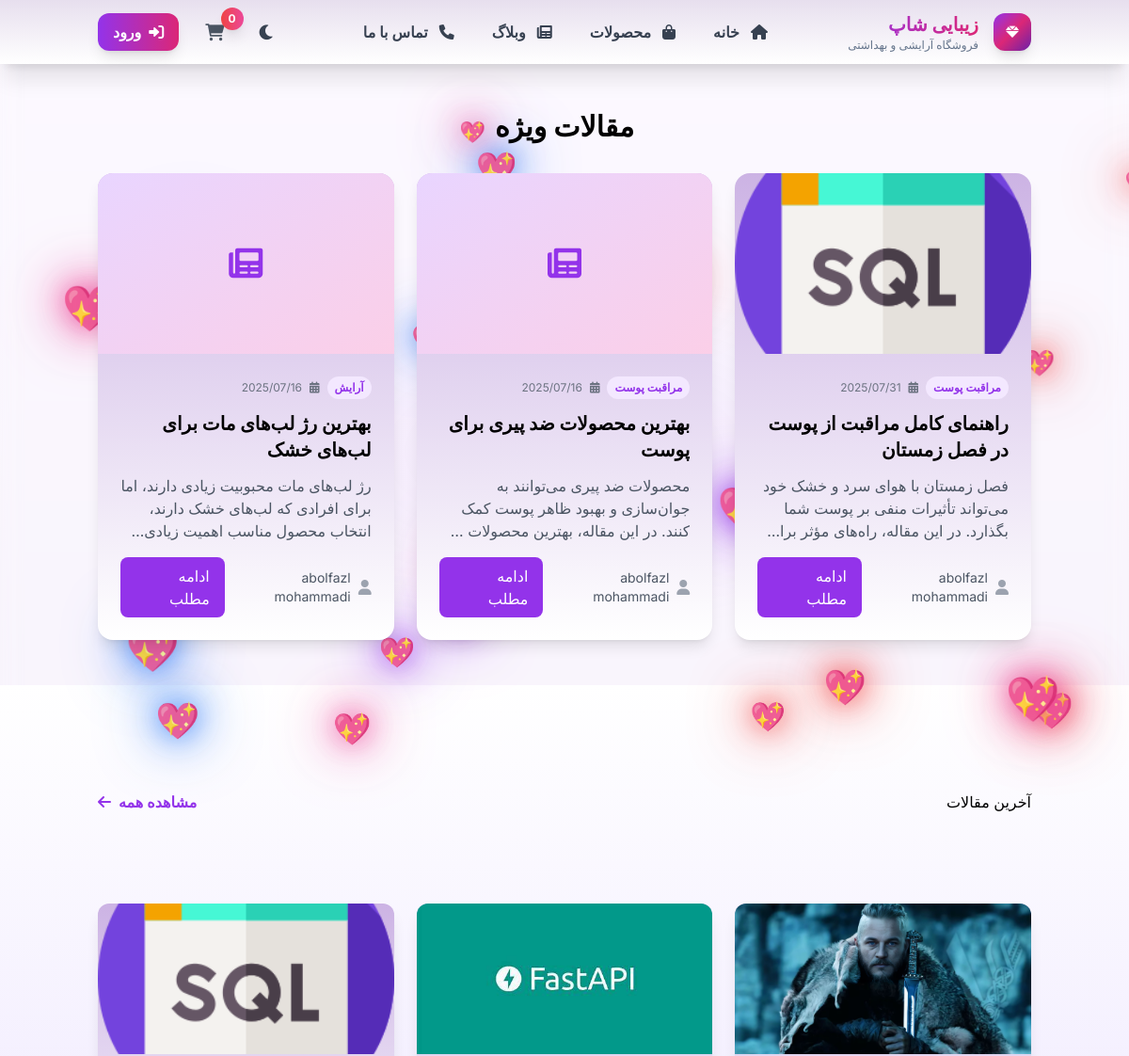
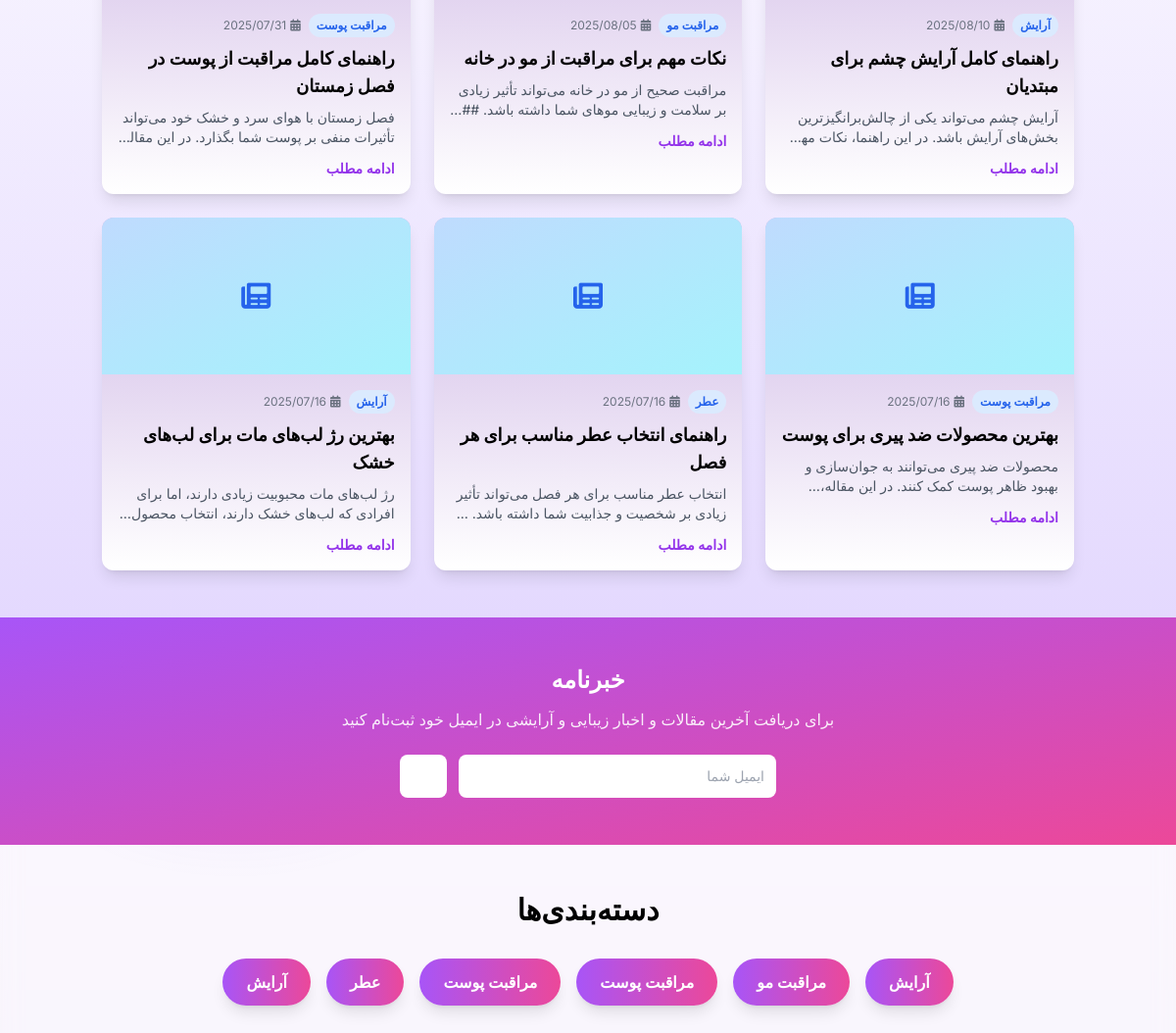
Screenshot of /blog/ with the database file from the repository (2 pictures, top to bottom).
### blog/models.py (models this page shows, shortened)
class Post(models.Model):
    title = models.CharField(max_length=200, verbose_name="عنوان")
    slug = models.SlugField(max_length=200, unique=True, verbose_name="اسلاگ")
    author = models.ForeignKey(get_user_model(), on_delete=models.CASCADE, verbose_name="نویسنده")
    content = models.TextField(verbose_name="محتوای مقاله")
    excerpt = models.TextField(max_length=500, blank=True, verbose_name="خلاصه")
    image = models.ImageField(upload_to='blog/', blank=True, null=True, verbose_name="تصویر")
    category = models.CharField(max_length=100, default="زیبایی", verbose_name="دسته‌بندی")
    tags = models.CharField(max_length=200, blank=True, verbose_name="برچسب‌ها")
    status = models.CharField(
        max_length=10,
        choices=[
            ('draft', 'پیش‌نویس'),
            ('published', 'منتشر شده'),
        ],
        default='draft',
        verbose_name="وضعیت"
    )
    created_at = models.DateTimeField(auto_now_add=True, verbose_name="تاریخ ایجاد")
    updated_at = models.DateTimeField(auto_now=True, verbose_name="تاریخ بروزرسانی")
    published_at = models.DateTimeField(default=timezone.now, verbose_name="تاریخ انتشار")
    is_featured = models.BooleanField(default=False, verbose_name="مقاله ویژه")
    meta_title = models.CharField(max_length=200, blank=True, verbose_name="عنوان متا")
    meta_description = models.TextField(blank=True, verbose_name="توضیحات متا")
    meta_keywords = models.CharField(max_length=500, blank=True, verbose_name="کلمات کلیدی متا")
    instagram_link = models.URLField(blank=True, verbose_name="لینک اینستاگرام")
    telegram_link = models.URLField(blank=True, verbose_name="لینک تلگرام")
    class Meta:
        verbose_name = "مقاله"
        verbose_name_plural = "مقالات"
        ordering = ['-published_at']
    def get_excerpt(self):
        if self.excerpt:
            return self.excerpt
        return self.content[:200] + "..." if len(self.content) > 200 else self.content

### core/models.py (models this page shows, shortened)
class User(AbstractUser):
    email = models.EmailField(unique=True, verbose_name='ایمیل')
    phone = models.CharField(max_length=11, unique=True, verbose_name='شماره موبایل')
    first_name = models.CharField(max_length=100, verbose_name='نام')
    last_name = models.CharField(max_length=100, verbose_name='نام خانوادگی')
    profile_image = models.ImageField(
        upload_to=user_profile_image_path, blank=True, null=True, verbose_name='عکس پروفایل'
    )
    province = models.ForeignKey(Province, on_delete=models.SET_NULL, null=True, blank=True, verbose_name='استان')
    city = models.ForeignKey(City, on_delete=models.SET_NULL, null=True, blank=True, verbose_name='شهر')
    address = models.CharField(max_length=300, blank=True, null=True, verbose_name='آدرس دقیق')
    updated_at = models.DateTimeField(auto_now=True, verbose_name='تاریخ بروزرسانی')
    USERNAME_FIELD = 'email'
    REQUIRED_FIELDS = ['username']
    class Meta:
        verbose_name = 'کاربر'
        verbose_name_plural = 'کاربران'

### blog/views.py (the view)
# urls.py: path('', views.blog_home, name='blog_home'),
def blog_home(request):
    featured_posts = Post.objects.filter(status='published', is_featured=True)[:3]
    recent_posts = Post.objects.filter(status='published').order_by('-published_at')[:6]
    categories = Post.objects.filter(status='published').values_list('category', flat=True).distinct()
    context = {
        'featured_posts': featured_posts,
        'recent_posts': recent_posts,
        'categories': categories,
    }
    return render(request, 'blog/blog_home.html', context)

### blog/templates/blog/blog_home.html (shortened to what this page needs)
{% extends "base.html" %}
{% block contact %}
<div class="min-h-screen">
    {% if featured_posts %}
    <section class="py-12">
        <div class="container mx-auto px-4">
            <h2 class="text-3xl font-bold text-center mb-8">مقالات ویژه</h2>
            <div class="grid grid-cols-1 md:grid-cols-3 gap-6">
                {% for post in featured_posts %}
                <div class="theme-card rounded-2xl shadow-lg overflow-hidden card-hover">
                    {% if post.image %}
                    <img src="{{ post.image.url }}" alt="{{ post.title }}" class="w-full h-48 object-cover">
                    {% else %}
                    <div class="w-full h-48 bg-gradient-to-br from-purple-200 to-pink-200 flex items-center justify-center">
                        <i class="fas fa-newspaper text-4xl text-purple-600"></i>
                    </div>
                    {% endif %}
                    <div class="p-6">
                        <div class="flex items-center gap-2 mb-3">
                            <span class="bg-purple-100 text-purple-600 px-2 py-1 rounded-full text-xs font-semibold">
                                {{ post.category }}
                            </span>
                            <div class="flex items-center gap-2 text-gray-500 text-xs">
                                <i class="fas fa-calendar-alt"></i>
                                <span>{{ post.published_at|date:"Y/m/d" }}</span>
                            </div>
                        </div>
                        <h3 class="text-xl font-bold mb-3 line-clamp-2">{{ post.title }}</h3>
                        <p class="text-gray-600 mb-4 line-clamp-3">{{ post.get_excerpt }}</p>
                        <div class="flex items-center justify-between">
                            <div class="flex items-center gap-2">
                                <i class="fas fa-user text-gray-400"></i>
                                <span class="text-sm text-gray-600">{{ post.author.get_full_name|default:post.author.username }}</span>
                            </div>
                            <a href="{% url 'blog:post_detail' post.slug %}" class="bg-purple-600 hover:bg-purple-700 text-white px-4 py-2 rounded-lg transition-colors">
                                ادامه مطلب
                            </a>
                        </div>
                    </div>
                </div>
                {% endfor %}
            </div>
        </div>
    </section>
    {% endif %}
    <section class="py-12 bg-gray-50">
        <div class="container mx-auto px-4">
            <div class="flex items-center justify-between mb-8">
                <h2 class="py-16">آخرین مقالات</h2>
                <a href="{% url 'blog:post_list' %}" class="flex items-center gap-2 text-purple-600 hover:text-purple-700 font-semibold transition-colors group">
                    <span>مشاهده همه</span>
                    <i class="fas fa-arrow-left group-hover:translate-x-1 transition-transform"></i>
                </a>
            </div>
            <div class="grid grid-cols-1 md:grid-cols-2 lg:grid-cols-3 gap-6">
                {% for post in recent_posts %}
                <div class="theme-card rounded-xl shadow-lg overflow-hidden card-hover">
                    {% if post.image %}
                    <img src="{{ post.image.url }}" alt="{{ post.title }}" class="w-full h-40 object-cover">
                    {% else %}
                    <div class="w-full h-40 bg-gradient-to-br from-blue-200 to-cyan-200 flex items-center justify-center">
                        <i class="fas fa-newspaper text-3xl text-blue-600"></i>
                    </div>
                    {% endif %}
                    <div class="p-4">
                        <div class="flex items-center gap-2 mb-2">
                            <span class="bg-blue-100 text-blue-600 px-2 py-1 rounded-full text-xs font-semibold">
                                {{ post.category }}
                            </span>
                            <div class="flex items-center gap-1 text-gray-500 text-xs">
                                <i class="fas fa-calendar-alt"></i>
                                <span>{{ post.published_at|date:"Y/m/d" }}</span>
                            </div>
                        </div>
                        <h3 class="text-lg font-bold mb-2 line-clamp-2">{{ post.title }}</h3>
                        <p class="text-gray-600 mb-3 line-clamp-2 text-sm">{{ post.get_excerpt }}</p>
                        <div class="flex items-center justify-between">
                            <a href="{% url 'blog:post_detail' post.slug %}" class="text-purple-600 hover:text-purple-700 text-sm font-semibold">
                                ادامه مطلب
                            </a>
                        </div>
                    </div>
                </div>
                {% endfor %}
            </div>
        </div>
    </section>
    <section class="py-12 bg-gradient-to-br from-purple-500 to-pink-500">
        <div class="c    <section class="py-6 lg:py-8 bg-gradient-to-br from-purple-500 to-pink-500 newsletter-section">
        <div class="container mx-auto px-4 text-center">
            <h2 class="text-xl lg:text-2xl font-bold text-white mb-2 lg:mb-3">خبرنامه</h2>
            <p class="text-white opacity-90 mb-4 lg:mb-6 max-w-lg mx-auto text-sm lg:text-base">برای دریافت آخرین مقالات و اخبار زیبایی و آرایشی در ایمیل خود ثبت‌نام کنید</p>
            <form method="post" action="{% url 'blog:newsletter_subscribe' %}" class="max-w-sm mx-auto">
                <div class="flex flex-col sm:flex-row gap-2 sm:gap-3 newsletter-form">
                    <input type="email" name="email" placeholder="ایمیل شما" required
                           class="flex-1 p-2 lg:p-3 rounded-lg text-gray-800 focus:outline-none focus:ring-2 focus:ring-white text-sm">
                    <button type="submit" class="bg-white text-purple-600 px-4 lg:px-6 py-2 lg:py-3 rounded-lg font-semibold hover:bg-gray-100 transition-colors text-sm">
        </div>
    </section>
    {% if categories %}
    <section class="py-12">
        <div class="container mx-auto px-4">
            <h2 class="text-3xl font-bold text-center mb-8">دسته‌بندی‌ها</h2>
            <div class="flex flex-wrap justify-center gap-4">
                {% for category in categories %}
                <a href="{% url 'blog:post_list' %}?category={{ category }}" class="bg-gradient-to-r from-purple-500 to-pink-500 hover:from-purple-600 hover:to-pink-600 text-white px-6 py-3 rounded-full font-semibold transition-all duration-300 transform hover:scale-105 shadow-lg">
                    {{ category }}
                </a>
                {% endfor %}
            </div>
        </div>
    </section>
    {% endif %}
</div>
{% endblock %}

### templates/base.html (shortened to what this page needs)
{% load static %}
{% load date_filters %}
<!DOCTYPE html>
<html lang="fa" dir="rtl">
<head>
    <script src="https://cdn.tailwindcss.com"></script>
    <link rel="stylesheet" href="https://cdnjs.cloudflare.com/ajax/libs/font-awesome/6.0.0/css/all.min.css">
    <link rel="stylesheet" href="https://cdn.jsdelivr.net/npm/bootstrap-icons@1.12.1/font/bootstrap-icons.min.css" />
    <link rel="stylesheet" href="{% static 'css/main.css' %}" />
    <link rel="stylesheet" href="{% static 'css/home.css' %}" />
    <script src="https://cdn.tailwindcss.com"></script>
</head>
<body class="theme-bg-secondary">
    <div class="hearts-background" id="hearts-bg"></div>
    <header class="theme-bg shadow-xl sticky top-0 z-40 backdrop-blur-md bg-white/95 dark:bg-gray-900/95">
        <div class="container mx-auto px-4">
            <div class="flex items-center justify-between py-3">
                <div class="flex items-center gap-4">
                    <div class="w-10 h-10 bg-gradient-to-br from-purple-600 via-pink-600 to-purple-800 rounded-xl flex items-center justify-center shadow-lg transform hover:scale-105 transition-transform">
                        <i class="fas fa-gem text-white text-sm"></i>
                    </div>
                    <div>
                        <h1 class="text-xl font-bold bg-gradient-to-r from-purple-600 to-pink-600 bg-clip-text text-transparent">زیبایی شاپ</h1>
                        <p class="text-xs theme-text-secondary font-medium">فروشگاه آرایشی و بهداشتی</p>
                    </div>
                </div>
                <nav class="desktop-nav hidden lg:flex items-center gap-2">
                    <a href="{% url 'home' %}" class="nav-link px-4 py-2 rounded-lg font-semibold hover:bg-purple-50 dark:hover:bg-purple-900/20 hover:text-purple-600 transition-all duration-300 relative group text-gray-700 dark:text-gray-300">
                        <i class="fas fa-home ml-2 text-gray-700 dark:text-gray-300"></i>
                        خانه
                    </a>
                    <a href="{% url 'shop:product_list' %}" class="nav-link px-4 py-2 rounded-lg font-semibold hover:bg-purple-50 dark:hover:bg-purple-900/20 hover:text-purple-600 transition-all duration-300 relative group text-gray-700 dark:text-gray-300">
                        <i class="fas fa-shopping-bag ml-2 text-gray-700 dark:text-gray-300"></i>
                        محصولات
                    </a>
                    <a href="{% url 'blog:blog_home' %}" class="nav-link px-4 py-2 rounded-lg font-semibold hover:bg-purple-50 dark:hover:bg-purple-900/20 hover:text-purple-600 transition-all duration-300 relative group text-gray-700 dark:text-gray-300">
                        <i class="fas fa-newspaper ml-2 text-gray-700 dark:text-gray-300"></i>
                        وبلاگ
                    </a>
                    <a href="#" class="nav-link px-4 py-2 rounded-lg font-semibold hover:bg-purple-50 dark:hover:bg-purple-900/20 hover:text-purple-600 transition-all duration-300 relative group text-gray-700 dark:text-gray-300">
                        <i class="fas fa-phone ml-2 text-gray-700 dark:text-gray-300"></i>
                        تماس با ما
                    </a>
                </nav>
                <div class="flex items-center gap-3">
                    <button onclick="toggleTheme()" class="p-2 text-gray-700 dark:text-gray-200 hover:text-purple-600 transition-colors">
                        <i id="theme-icon" class="fas fa-moon text-lg"></i>
                    </button>
                    <a href="{% url 'shop:cart' %}" class="nav-link px-4 py-2 rounded-lg font-semibold hover:bg-purple-50 dark:hover:bg-purple-900/20 hover:text-purple-600 transition-all duration-300 relative group text-gray-700 dark:text-gray-300">
                        <i class="fas fa-shopping-cart text-lg text-gray-600 dark:text-gray-200"></i>
                        <span id="cart-count" class="absolute -top-1 -right-1 bg-gradient-to-r from-red-500 to-pink-500 text-white text-xs rounded-full w-6 h-6 flex items-center justify-center font-bold shadow-lg animate-pulse">0</span>
                    </a>
                 {% if user.is_authenticated %}
                     <a href="{% url 'core:profile' %}" class="hidden lg:flex items-center gap-2 p-3 rounded-xl hover:bg-gray-100 dark:hover:bg-gray-700 transition-all duration-300 transform hover:scale-105">
                         {% if user.profile_image %}
                             <img src="{{ user.profile_image.url }}" alt="پروفایل" class="w-8 h-8 rounded-full object-cover">
                         {% else %}
                             <div class="w-8 h-8 bg-gradient-to-br from-purple-600 to-pink-600 rounded-full flex items-center justify-center">
                                 <i class="fas fa-user text-white text-sm"></i>
                             </div>
                         {% endif %}
                         <span class="text-sm font-medium text-gray-800 dark:text-gray-200 hidden md:block">{{ user.get_full_name|default:user.email }}</span>
                     </a>
                 {% else %}
                     <a href="{% url 'core:login' %}" class="bg-gradient-to-r from-purple-600 to-pink-600 hover:from-purple-700 hover:to-pink-700 text-white px-4 py-2 rounded-xl font-semibold transition-all duration-300 transform hover:scale-105 shadow-lg hover:shadow-xl flex items-center gap-2 hidden lg:flex">
                         <i class="fas fa-sign-in-alt"></i>
                         <span class="hidden md:block">ورود</span>
                     </a>
                 {% endif %}
                </div>
            </div>
        </div>
    </header>
    {% block contact %}
    {% endblock %}
</body>
</html>

### rows the page displays
Post: image (picture), category "مراقبت پوست", published_at "2025/07/31", title "راهنمای کامل مراقبت از پوست در فصل زمستان", get_excerpt "فصل زمستان با هوای سرد و خشک خود می‌تواند تأثیرات منفی بر پوست شما بگذارد. در این مقاله، راه‌های مؤثر…", author.get_full_name "abolfazl mohammadi", get_excerpt "فصل زمستان با هوای سرد و خشک خود می‌تواند تأثیرات منفی بر پوست شما بگذارد. در این…"
Post: category "مراقبت پوست", published_at "2025/07/16", title "بهترین محصولات ضد پیری برای پوست", get_excerpt "محصولات ضد پیری می‌توانند به جوان‌سازی و بهبود ظاهر پوست کمک کنند. در این مقاله، بهترین محصولات…", author.get_full_name "abolfazl mohammadi", get_excerpt "محصولات ضد پیری می‌توانند به جوان‌سازی و بهبود ظاهر پوست کمک کنند. در این…"
Post: category "آرایش", published_at "2025/07/16", title "بهترین رژ لب‌های مات برای لب‌های خشک", get_excerpt "رژ لب‌های مات محبوبیت زیادی دارند، اما برای افرادی که لب‌های خشک دارند، انتخاب محصول مناسب اهمیت…", author.get_full_name "abolfazl mohammadi", get_excerpt "رژ لب‌های مات محبوبیت زیادی دارند، اما برای افرادی که لب‌های خشک دارند، انتخاب…"
Post: image (picture), category "آرایش", published_at "2025/08/10", title "راهنمای کامل آرایش چشم برای مبتدیان", get_excerpt "آرایش چشم می‌تواند یکی از چالش‌برانگیزترین بخش‌های آرایش باشد. در این راهنما، نکات…"
Post: image (picture), category "مراقبت مو", published_at "2025/08/05", title "نکات مهم برای مراقبت از مو در خانه", get_excerpt "مراقبت صحیح از مو در خانه می‌تواند تأثیر زیادی بر سلامت و زیبایی موهای شما داشته باشد.…"
Post: category "عطر", published_at "2025/07/16", title "راهنمای انتخاب عطر مناسب برای هر فصل", get_excerpt "انتخاب عطر مناسب برای هر فصل می‌تواند تأثیر زیادی بر شخصیت و جذابیت شما داشته باشد.…"

### other values shown
{{ category }} "آرایش" "مراقبت مو" "مراقبت پوست" "مراقبت پوست" "عطر" "آرایش"
